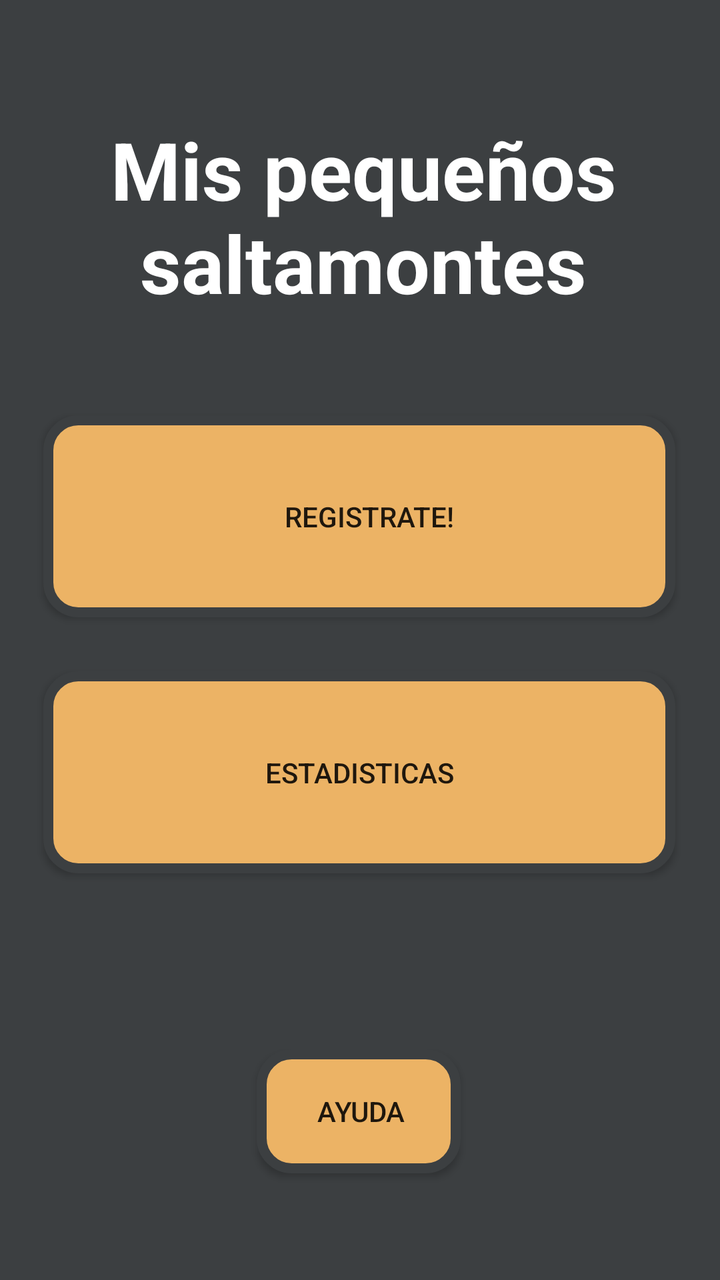
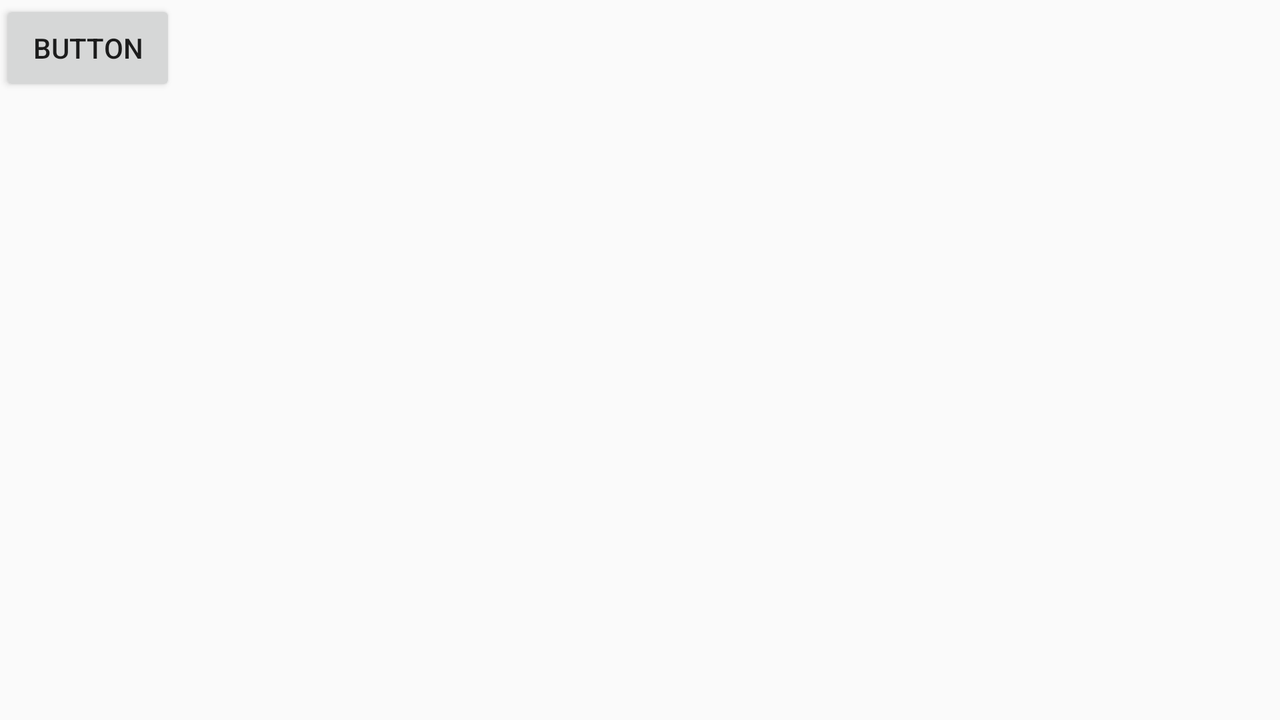

An Android layout and its configuration variant, each rendered on a device that would load it. The default file and the variant file are quoted in full after the pictures.
<!-- AndroidManifest.xml: application theme Theme.RegistroDatosColegio -->
<!-- res/layout/activity_main.xml -->
<?xml version="1.0" encoding="utf-8"?>
<android.support.constraint.ConstraintLayout xmlns:android="http://schemas.android.com/apk/res/android"
    xmlns:app="http://schemas.android.com/apk/res-auto"
    xmlns:tools="http://schemas.android.com/tools"
    android:layout_width="match_parent"
    android:layout_height="match_parent"
    tools:context=".MainActivity"
    android:background="@color/color_primary">

    <TextView
        android:id="@+id/txtView"
        android:layout_width="280dp"
        android:layout_height="114dp"
        android:gravity="center"
        android:text="Mis pequeños saltamontes"
        android:textColor="@color/white"
        android:textSize="40sp"
        android:textStyle="bold"
        app:layout_constraintBottom_toBottomOf="parent"
        app:layout_constraintEnd_toEndOf="parent"
        app:layout_constraintHorizontal_bias="0.519"
        app:layout_constraintStart_toStartOf="parent"
        app:layout_constraintTop_toTopOf="parent"
        app:layout_constraintVertical_bias="0.097" />

    <android.widget.Button
        android:id="@+id/btnRegistrate"
        style="@style/App.btn"
        android:layout_width="316dp"
        android:layout_height="101dp"
        android:layout_marginTop="16dp"
        android:drawableLeft="@drawable/ic_baseline_app_registration_24"
        android:paddingLeft="90dp"
        android:paddingRight="80dp"
        android:text="Registrate!"
        app:layout_constraintBottom_toTopOf="@+id/btnEstadisticas"
        app:layout_constraintEnd_toEndOf="parent"
        app:layout_constraintHorizontal_bias="0.494"
        app:layout_constraintStart_toStartOf="parent"
        app:layout_constraintTop_toTopOf="parent"
        app:layout_constraintVertical_bias="0.876" />

    <android.widget.Button
        android:id="@+id/btnEstadisticas"
        style="@style/App.btn"
        android:layout_width="316dp"
        android:layout_height="101dp"
        android:text="Estadisticas"
        app:layout_constraintBottom_toBottomOf="parent"
        app:layout_constraintEnd_toEndOf="parent"
        app:layout_constraintHorizontal_bias="0.494"
        app:layout_constraintStart_toStartOf="parent"
        app:layout_constraintTop_toTopOf="parent"
        app:layout_constraintVertical_bias="0.623" />

    <android.widget.Button
        android:id="@+id/btnAyuda"
        style="@style/App.btn"
        android:layout_width="102dp"
        android:layout_height="62dp"
        android:drawableStart="80dp"
        android:drawableLeft="@drawable/ic_baseline_help_24"
        android:paddingLeft="10dp"
        android:paddingRight="8dp"
        android:text="Ayuda"
        app:layout_constraintBottom_toBottomOf="parent"
        app:layout_constraintEnd_toEndOf="parent"
        app:layout_constraintHorizontal_bias="0.498"
        app:layout_constraintStart_toStartOf="parent"
        app:layout_constraintTop_toTopOf="parent"
        app:layout_constraintVertical_bias="0.908" />
</android.support.constraint.ConstraintLayout>
<!-- resources referenced by this layout -->
<resources>
  <color name="color_primary">#3C3F41</color>
  <color name="white">#FFFFFFFF</color>
  <style name="App.btn">
          <item name="android:background">
              @drawable/button_default
          </item>
          <item name="colorPrimary">@color/color_btn</item>
      </style>
  <style name="Theme.RegistroDatosColegio" parent="Theme.AppCompat.Light.DarkActionBar">
          
          <item name="colorPrimary">@color/black</item>
          <item name="colorPrimaryDark">@color/black</item>
          <item name="colorAccent">@color/teal_200</item>
          
      </style>
  <!-- drawable button_default (drawable) -->
  <?xml version="1.0" encoding="utf-8"?>
  <shape xmlns:android="http://schemas.android.com/apk/res/android">
      <solid android:color="@color/color_btn"/>
      <corners android:radius="15dp"/>
      <stroke android:color="@color/color_primary" android:width="5dp"/>
  </shape>
  <color name="color_btn">#ECB365</color>
  <color name="black">#FF000000</color>
  <color name="teal_200">#FF03DAC5</color>
</resources>
<!-- res/layout-land/activity_main.xml (the repository's variant of the layout above) -->
<!-- drawn on the phone turned sideways -->
<?xml version="1.0" encoding="utf-8"?>
<LinearLayout xmlns:android="http://schemas.android.com/apk/res/android"
    xmlns:tools="http://schemas.android.com/tools"
    android:layout_width="match_parent"
    android:layout_height="match_parent">

    <Button
        android:id="@+id/button"
        android:layout_width="wrap_content"
        android:layout_height="wrap_content"
        android:text="Button"
        tools:layout_editor_absoluteX="326dp"
        tools:layout_editor_absoluteY="175dp" />
</LinearLayout>
<!-- resources referenced by the variant -->
<!-- as the phone turned sideways resolves them -->
<resources>
  <style name="Theme.RegistroDatosColegio" parent="Theme.AppCompat.Light.DarkActionBar">
          
          <item name="colorPrimary">@color/black</item>
          <item name="colorPrimaryDark">@color/black</item>
          <item name="colorAccent">@color/teal_200</item>
          
      </style>
  <color name="black">#FF000000</color>
  <color name="teal_200">#FF03DAC5</color>
</resources>
